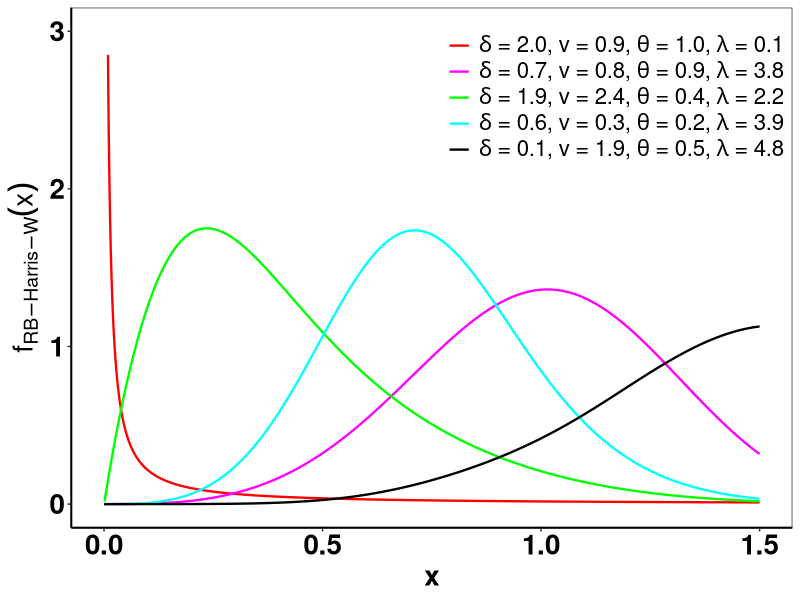
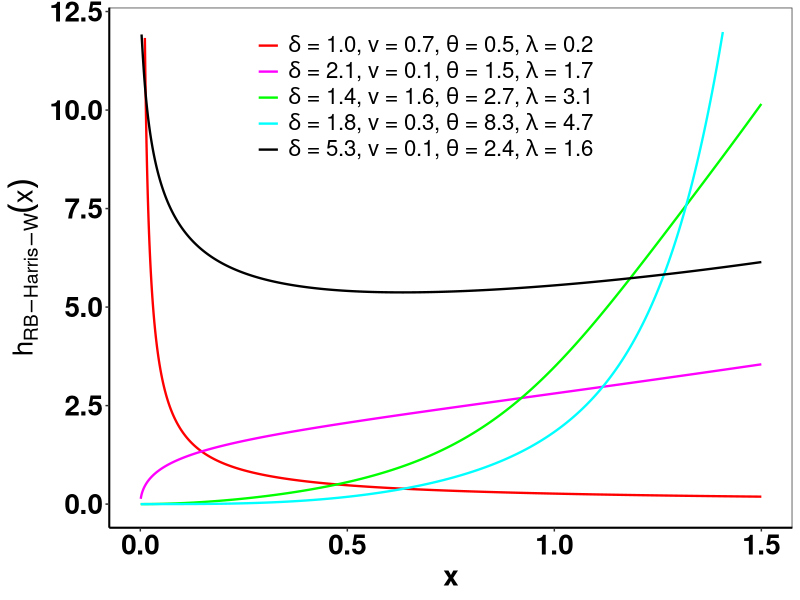
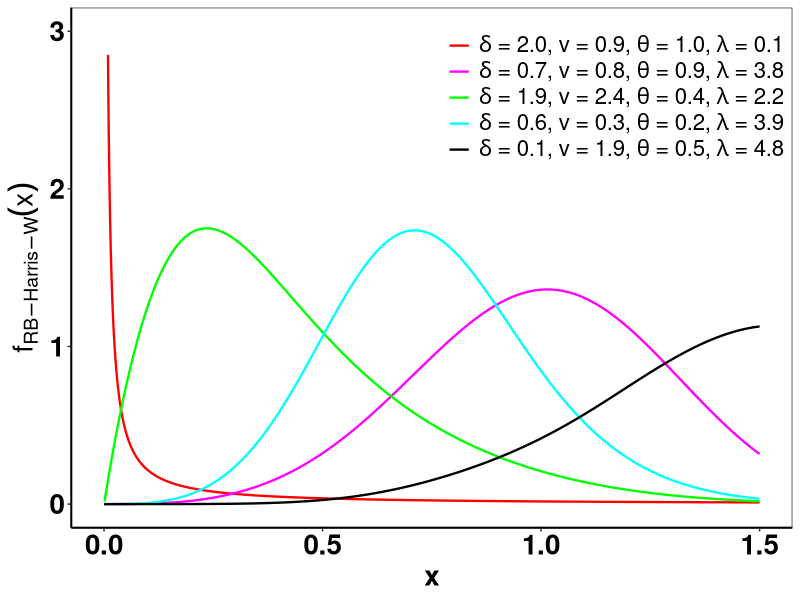
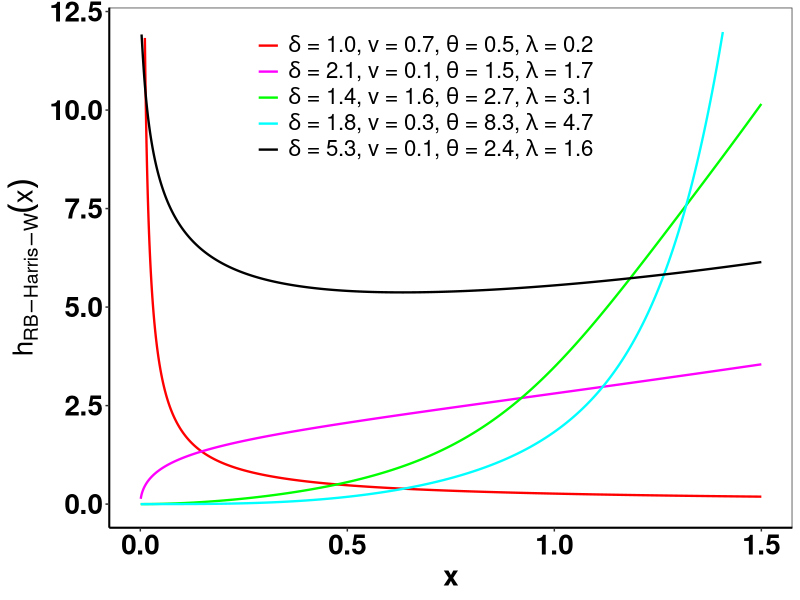

Recreate these plots in R, in order.
library(tidyverse)
######### pdfs B-Harris-Weibull ###########
f1=function(x,delta,v,theta,lambda){
  y=((1/gamma(delta))*(( -log(1-((theta*(exp(-x^lambda))^v)/(1-(1-theta)*(exp(-x^lambda))^v))^(1/v)))^(delta-1))*((theta^(1/v))*lambda*(x^(lambda-1))*exp(-x^lambda))/((1-(1-theta)*(exp(-x^lambda))^v)^(1+(1/v)))
  )
  return(y)
}

x_sim=seq(0,1.5,by=0.001)

densities = data.frame(x=x_sim,
                 y1=f1(x_sim,2.0,0.9,1.0,.1),
                 y2=f1(x_sim,0.7,0.8,0.9,3.8),
                 y3=f1(x_sim,1.9,2.4,0.4,2.2),
                 y4=f1(x_sim,0.6,0.3,0.2,3.9),
                 y5=f1(x_sim,0.1,1.9,0.5,4.8)) %>%
pivot_longer(cols = -x,names_to = "Densities", values_to = "y")



densities %>%
  ggplot(aes(x=x,y=y,colour=Densities)) +
  geom_line(lwd=0.8) +
  scale_colour_manual("",
                      values = c("red", "magenta", "green","cyan","black","blue"),
                      labels = c(expression(delta~ "= 2.0, v = 0.9,"~ theta ~"= 1.0," ~lambda~ "= 0.1"),
                                 expression(delta~ "= 0.7, v = 0.8," ~theta~ "= 0.9," ~lambda~ "= 3.8"),
                                 expression(delta~ "= 1.9, v = 2.4," ~theta~ "= 0.4," ~lambda~ "= 2.2"),
                                 expression(delta~ "= 0.6, v = 0.3," ~theta~ "= 0.2," ~lambda~ "= 3.9"),
                                 expression(delta~ "= 0.1, v = 1.9," ~theta~ "= 0.5," ~lambda~ "= 4.8")))+
  scale_linetype_manual("",
                        values = c(1:5),
                        labels = c(expression(delta~ "= 2.0, v = 0.9,"~ theta ~"= 1.0," ~lambda~ "= 0.1"),
                                   expression(delta~ "= 0.7, v = 0.8," ~theta~ "= 0.9," ~lambda~ "= 3.8"),
                                   expression(delta~ "= 1.9, v = 2.4," ~theta~ "= 0.4," ~lambda~ "= 2.2"),
                                   expression(delta~ "= 0.6, v = 0.3," ~theta~ "= 0.2," ~lambda~ "= 3.9"),
                                   expression(delta~ "= 0.1, v = 1.9," ~theta~ "= 0.5," ~lambda~ "= 4.8"))) +
  ylim(0,3)+
  theme_bw()+
  theme(axis.text = element_text(face="bold",size = 20,color="black"), #axis font
        axis.title = element_text(size=20,face="bold"),
        # legend.text = element_text(face="bold",size = 10), #uncomment if you want to bold
        legend.text = element_text(size = 16),  #legend font
        #legend.title = element_text(face="bold",size = 15),
        legend.position = c(0.99,1), #position of the legend
        legend.justification = c("right", "top"), # location of the legend within the specified location
        legend.box.just = "right",
        legend.margin = margin(1, 1, 1, 1), #change this will change the layout of the legend in the box created
        legend.spacing.x = unit(1.0, 'cm'),
        axis.line.x.bottom = element_line(color = "black",size = 0.7), #control axis and its color
        axis.line.y.left = element_line(color = "black", size = 0.7), #control axis
        panel.grid.major = element_blank(), panel.grid.minor = element_blank(),
        panel.background = element_blank(), axis.line = element_line(colour = "black"), #remove all grids, delete if you want grid mesh on
        legend.background = element_rect(fill = "transparent")) + #make transparent background in legend
  labs(y=bquote(f[RB-Harris-W](x))) -> gg1
print(gg1)

ggsave("pdf_rbh-weibull.eps", gg1, width=18, height=18, units="cm", dpi=1080) #save with a specific dimension and resolution







######### hrfs B-Harris-Weibull ###########
hrf=function(x,delta,v,theta,lambda){
  y=((1/gamma(delta))*(( -log(1-((theta*(exp(-x^lambda))^v)/(1-(1-theta)*(exp(-x^lambda))^v))^(1/v)))^(delta-1))*((theta^(1/v))*lambda*(x^(lambda-1))*exp(-x^lambda))/((1-(1-theta)*(exp(-x^lambda))^v)^(1+(1/v)))
  )/(pgamma(-log(1-((theta*(exp(-x^lambda))^v)/(1-(1-theta)*(exp(-x^lambda))^v))^(1/v)), delta)
  )
  return(y)
}

x_sim=seq(0,1.5,by=0.001)
hratios = data.frame(x=x_sim,
                     y1=hrf(x_sim,1.0,0.7,0.5,0.2),      
                     y2=hrf(x_sim,2.1,0.1,1.5,1.7),     
                     y3=hrf(x_sim,1.4,1.6,2.7,3.1),     
                     y4=hrf(x_sim,1.8,0.3,8.3,4.7),     
                     y5=hrf(x_sim,5.3,0.1,2.4,1.6)) %>%    
  pivot_longer(cols = -x,names_to = "Hratios", values_to = "y")


hratios %>%
  ggplot(aes(x=x,y=y,colour=Hratios)) +
  geom_line(lwd=0.8) +
  scale_colour_manual("",
                      values = c("red", "magenta", "green","cyan","black","blue"),
                      labels =  c(expression(delta~ "= 1.0, v = 0.7," ~theta~ "= 0.5," ~lambda~ "= 0.2"),
                                  expression(delta~ "= 2.1, v = 0.1," ~theta~ "= 1.5," ~lambda~ "= 1.7"),
                                  expression(delta~ "= 1.4, v = 1.6," ~theta~ "= 2.7," ~lambda~ "= 3.1"),
                                  expression(delta~ "= 1.8, v = 0.3," ~theta~ "= 8.3," ~lambda~ "= 4.7"),
                                  expression(delta~ "= 5.3, v = 0.1," ~theta~ "= 2.4," ~lambda~ "= 1.6")))+
  scale_linetype_manual("",
                        values = c(1:5),
                        labels =  c(expression(delta~ "= 1.0, v = 0.7," ~theta~ "= 0.5," ~lambda~ "= 0.2"),
                                    expression(delta~ "= 2.1, v = 0.1," ~theta~ "= 1.5," ~lambda~ "= 1.7"),
                                    expression(delta~ "= 1.4, v = 1.6," ~theta~ "= 2.7," ~lambda~ "= 3.1"),
                                    expression(delta~ "= 1.8, v = 0.3," ~theta~ "= 8.3," ~lambda~ "= 4.7"),
                                    expression(delta~ "= 5.3, v = 0.1," ~theta~ "= 2.4," ~lambda~ "= 1.6")))+
  ylim(0,12)+
  theme_bw()+
  theme(axis.text = element_text(face="bold",size = 20,color="black"), #axis font
        axis.title = element_text(size=20,face="bold"),
        # legend.text = element_text(face="bold",size = 10), #uncomment if you want to bold
        legend.text = element_text(size = 16),  #legend font
        #legend.title = element_text(face="bold",size = 15),
        legend.position = c(0.71,1), #position of the legend
        legend.justification = c("right", "top"), # location of the legend within the specified location
        legend.box.just = "right",
        legend.margin = margin(1, 1, 1, 1), #change this will change the layout of the legend in the box created
        legend.spacing.x = unit(1.0, 'cm'),
        axis.line.x.bottom = element_line(color = "black",size = 0.7), #control axis and its color
        axis.line.y.left = element_line(color = "black", size = 0.7), #control axis
        panel.grid.major = element_blank(), panel.grid.minor = element_blank(),
        panel.background = element_blank(), axis.line = element_line(colour = "black"), #remove all grids, delete if you want grid mesh on
        legend.background = element_rect(fill = "transparent")) + #make transparent background in legend
  labs(y=bquote(h[RB-Harris-W](x))) -> gg2
print(gg2)

ggsave("hrf_rbh-weibull.eps", gg2, width=18, height=18, units="cm", dpi=1080) #save with a specific dimension and resolution


#library(ggpubr)
#gg= ggarrange(gg1,gg2,
#              ncol = 1,
#          labels = "AUTO"
#            )
#print(gg)
#ggsave("pdfhrf_Weibull.eps", gg3, width=15, height=25, units="cm", dpi=1080) #save with a specific dimension and resolution

